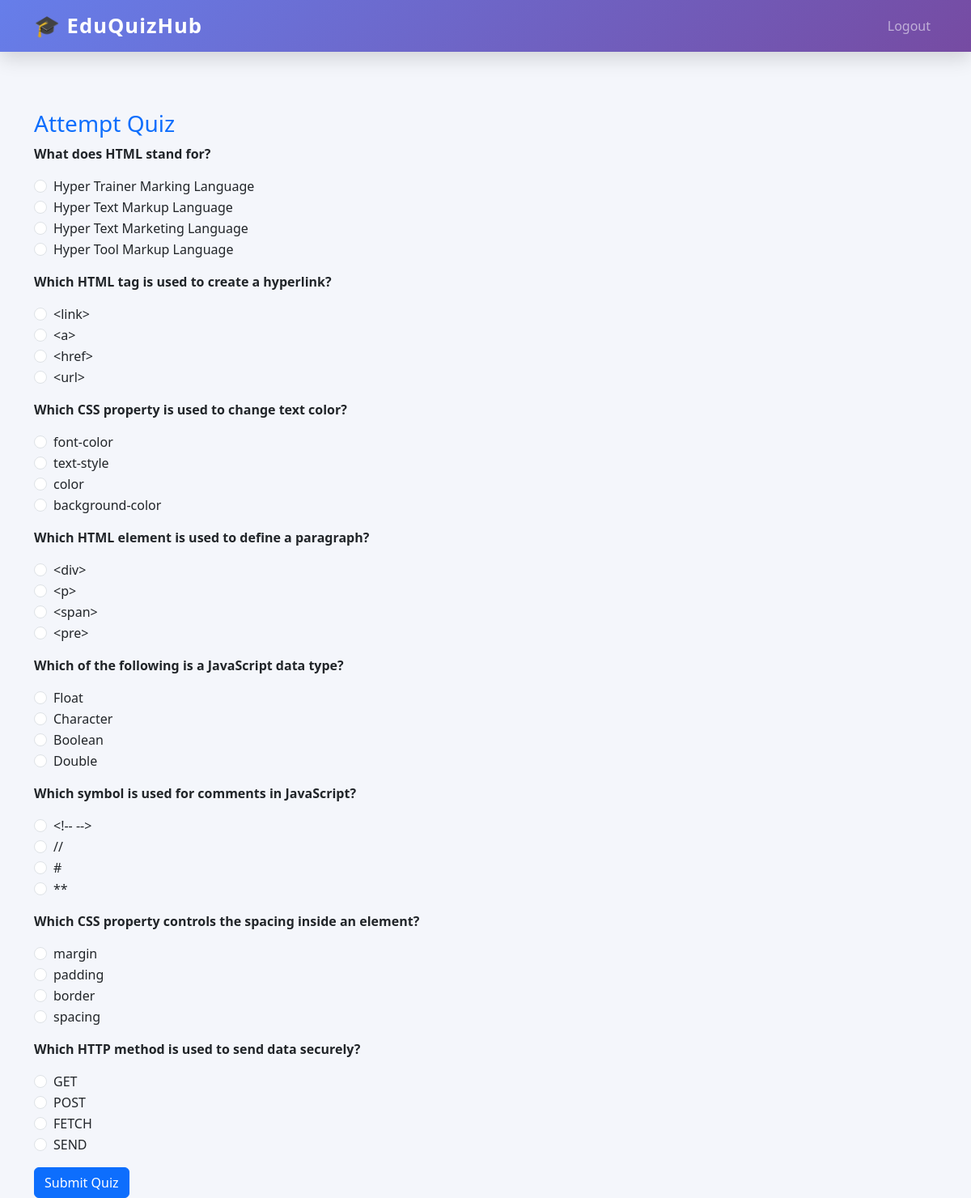
Screenshot of /student/attempt-quiz/1 (signed in) with the database file from the repository.
### tables this page shows
CREATE TABLE questions (
    id INTEGER PRIMARY KEY AUTOINCREMENT,
    quiz_id INTEGER NOT NULL,
    question TEXT NOT NULL,
    option1 TEXT NOT NULL,
    option2 TEXT NOT NULL,
    option3 TEXT NOT NULL,
    option4 TEXT NOT NULL,
    correct_option INTEGER NOT NULL,
    FOREIGN KEY (quiz_id) REFERENCES quizzes(id)
);

### app.py (the view, shortened to what this page needs)
@app.route("/student/attempt-quiz/<int:quiz_id>", methods=["GET", "POST"])
def attempt_quiz(quiz_id):
    if session.get("role") != "student":
        return redirect(url_for("login"))
    conn = get_db_connection()
    questions = conn.execute(
        "SELECT * FROM questions WHERE quiz_id = ?", (quiz_id,)
    ).fetchall()
    conn.close()
    return render_template("attempt_quiz.html", questions=questions)

### app.py (called while the page is built)
def get_db_connection():
    conn = sqlite3.connect("database.db")
    conn.row_factory = sqlite3.Row
    return conn

### templates/attempt_quiz.html (shortened to what this page needs)
{% extends "base.html" %}
{% block content %}
<h3>Attempt Quiz</h3>
<form method="post">
    {% for q in questions %}
    <div class="mb-3">
        <p><strong>{{ q.question }}</strong></p>
        {% for i in range(1,5) %}
        <div class="form-check">
            <input class="form-check-input"
                   type="radio"
                   name="{{ q.id }}"
                   value="{{ i }}"
                   required>
            <label class="form-check-label">
                {{ q["option" ~ i] }}
            </label>
        </div>
        {% endfor %}
    </div>
    {% endfor %}
    <button class="btn btn-primary">Submit Quiz</button>
</form>
{% endblock %}

### static/css/style.css (style rules this page uses)
body { background-color: #f8f9fa; }
button { font-size: 1.1rem; }
h1, h2, h3 { color: #0d6efd; }

### templates/base.html (style rules this page uses)
body { background: #f4f6fb; font-family: "Segoe UI", sans-serif; }

### rows the page displays
questions: question "What does HTML stand for?", option1 "Hyper Trainer Marking Language" "Hyper Text Markup Language" "Hyper Text Marketing Language" "Hyper Tool Markup Language"
questions: question "Which HTML tag is used to create a hyperlink?", option1 "<link>" "<a>" "<href>" "<url>"
questions: question "Which CSS property is used to change text color?", option1 "font-color" "text-style" "color" "background-color"
questions: question "Which HTML element is used to define a paragraph?", option1 "<div>" "<p>" "<span>" "<pre>"
questions: question "Which of the following is a JavaScript data type?", option1 "Float" "Character" "Boolean" "Double"
questions: question "Which symbol is used for comments in JavaScript?", option1 "<!-- -->" "//" "#" "**"
questions: question "Which CSS property controls the spacing inside an element?", option1 "margin" "padding" "border" "spacing"
questions: question "Which HTTP method is used to send data securely?", option1 "GET" "POST" "FETCH" "SEND"
